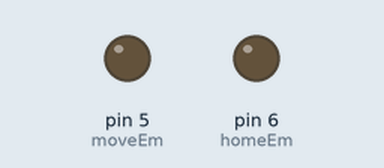
This sketch was run on a simulated Arduino Uno, built with avr-gcc and run on an emulated ATmega328P. On the bench: output pins drawn as LEDs (lit = HIGH).

Above: at 0.1 s.
At 10.15 s:
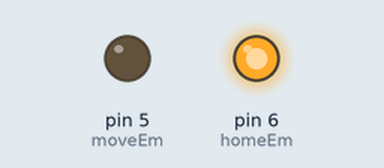
At 49.45 s:
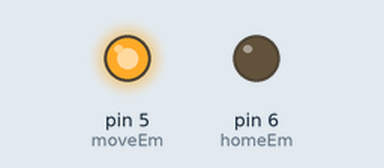
Timing chart, 0 to 50.0 s (numbered marks = the images above):
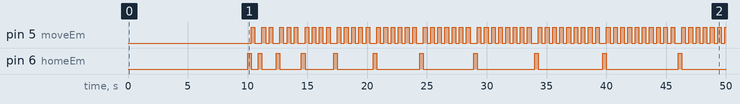

Measured:
- by itself, pin 5 (moveEm): LOW → HIGH at 10.3 s, → LOW 0.30 s later, → HIGH 0.60 s later, → LOW 0.30 s later, … (123 changes in this stretch)
- by itself, pin 6 (homeEm): LOW → HIGH at 10.0 s, → LOW 0.30 s later, → HIGH 0.60 s later, → LOW 0.30 s later, … (22 changes in this stretch)

The sketch:

emulator_with_hominh.ino
```cpp
const int moveEm = 5;
const int homeEm = 6;
const int delEm = 300; //Note: changed 1000-->300

/*
Commented because associated with NIDAQ integration
const int pause = 3;
const int delChange = 3000/2;
volatile int state = 0;
*/

//Test array for newly implemented homing feature
const int testArr[37] = {
    0, 1, 2, 3, 4, 5, 6, 7, 8, 9,
    10, 11, 12, 13, 14, 15, 16, 17, 18, 19,
    20, 21, 22, 23, 24, 25, 26, 27, 28, 29,
    30, 31, 32, 33, 34, 35, 36
};
//Tracking for test array
volatile int flips = 0;
volatile int cycle = 0;


void setup() {
  pinMode(moveEm, HIGH);
  pinMode(homeEm, HIGH);

  delay(10000);
  // pinMode(pause, INPUT_PULLUP); //Associated with NIDAQ integation

  // attachInterrupt(digitalPinToInterrupt(pause), changeDetect, CHANGE); //Associated with NIDAQ integation
}

// void changeDetect(){ //Associated with NIDAQ integation
//   if (state == 0){
//     state = 1;
//   }
// }

void loop() {

  // if(state == 1){ //Associated with NIDAQ integation
  //   delay(delChange);
  // }

  if(testArr[cycle] == flips){
    digitalWrite(homeEm, HIGH);
    delay(delEm); //Do I need this?
    digitalWrite(homeEm, LOW);

    cycle = (cycle + 1) % 36;
    flips = 0;

  }

  digitalWrite(moveEm,HIGH);
  delay(delEm);
  digitalWrite(moveEm,LOW);
  delay(delEm);

  flips += 1;
  // state = 0;
}
```
